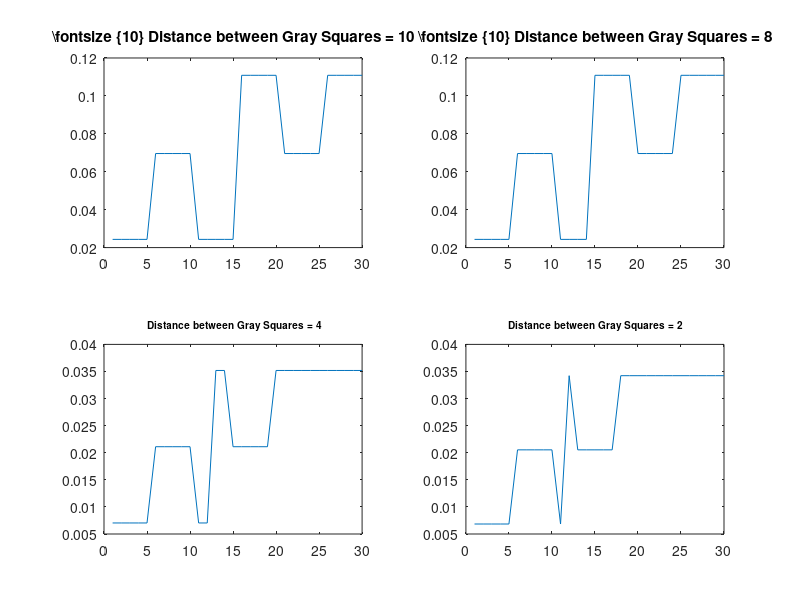

MATLAB code to generate this figure:
clear all 
clc 
close all 

a = .1;
b = 1;
L = 40
xactivity = [];
xactivity2 = []; 
xactivity3 = [] ;
xactivity4 = [];


I (1:5) = 1; 
I (6:10) = 3; 
I (11:15) = 1; 
I (16:20) = 5; 
I (21:25) = 3; 
I (26:30) = 5 
for x = 1:length(I)
    
    xi = ((b* I(x))/ (a + (L+I(x))));
xactivity = [xactivity xi];
end 

figure ('name',  'Contextual Effects: Reducing Distance between Gray Patches', 'NumberTitle', 'off')

subplot (2,2, 1) 
plot(1:length(I), xactivity) 
title '\fontsize {10} Distance between Gray Squares = 10' 

I (1:5) = 1; 
I (6:10) = 3; 
I (11:14) = 1; 
I (15:19) = 5; 
I (20:24) = 3; 
I (25:29) = 5 
for x = 1: length(I)
    
    xi = ((b* I(x))/ (a + (L+I(x))));
xactivity2 = [xactivity2 xi];
end 
 
subplot (2,2, 2) 
plot(1:length(I), xactivity2) 
title '\fontsize {10} Distance between Gray Squares = 8' 

I (1:5) = 1; 
I (6:10) = 3; 
I (11:12) = 1; 
I (13:14) = 5; 
I (15:19) = 3; 
I (20:24) = 5 
for x = 1: length(I)
    
    xi = ((b* I(x))/ (a + (L+sum(I))));
xactivity3 = [xactivity3 xi];
end 
 
subplot (2,2, 3) 
plot(1:length(I), xactivity3) 
title '\fontsize{10} Distance between Gray Squares = 4' 

I (1:5) = 1; 
I (6:10) = 3; 
I (11) = 1; 
I (12) = 5; 
I (13:17) = 3; 
I (18:22) = 5 
for x = 1: length(I)
    
    xi = ((b* I(x))/ (a + (L+sum(I))));
xactivity4 = [xactivity4 xi];
end 
 
subplot (2,2, 4) 
plot(1:length(I), xactivity4) 
title '\fontsize{10} Distance between Gray Squares = 2'


 